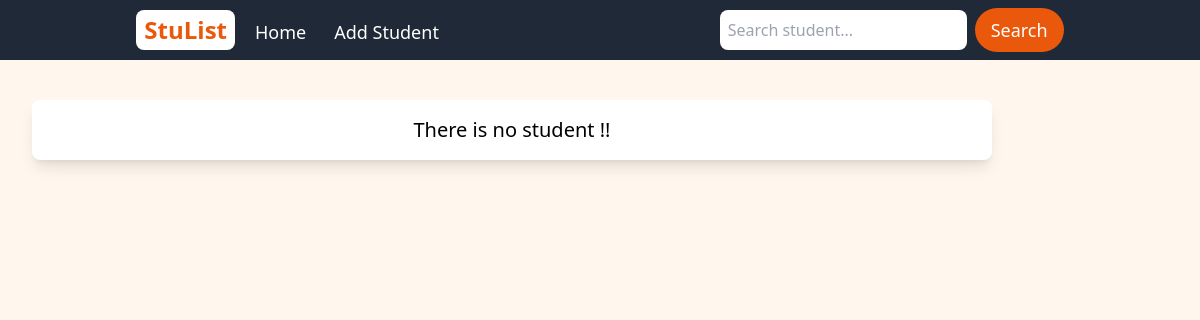
/, run on an earlier commit of the app's database.
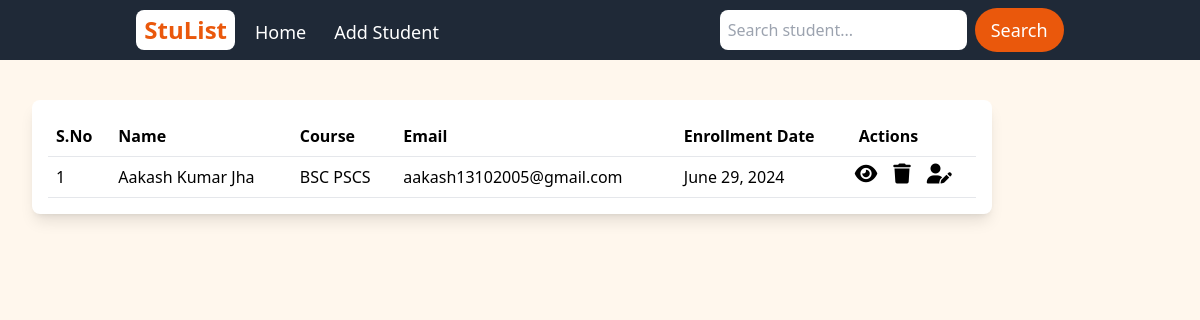
And on a later commit of the database.
### studentApp/models.py (models this page shows, shortened)
class Student(models.Model):
    first_name = models.CharField(max_length=50)
    last_name = models.CharField(max_length=50)
    date_of_birth = models.DateField()
    email = models.EmailField(unique=True)
    enrollment_date = models.DateField(auto_now_add=True)
    phone_number = models.CharField(validators=[validate_phone_number], max_length=10, blank=True, null=True,default='')
    address = models.TextField(blank=True, null=True)
    course = models.CharField(max_length=100)

### studentApp/views.py (the view)
# urls.py: path('',views.StudentList.as_view(),name='student-list'),
class StudentList(ListView):
    model=Student
    queryset=Student.objects.all()
    template_name='studentApp/index.html'
    context_object_name='students'
    def get_queryset(self):
        queryset= super().get_queryset()  # init queryset
        query=self.request.GET.get('q')
        if query:
            queryset = queryset.filter(Q(first_name__icontains=query) | Q(last_name__icontains=query) | Q(email__icontains=query) )
        return queryset

### templates/studentApp/index.html (shortened to what this page needs)
{% extends "studentApp/base.html" %}
{% block content%}
<div class="container mt-10 w-full ">
    <div class="w-[95vw] lg:w-[80vw]    shadow-lg  mx-auto rounded-lg lg:rouded-xl bg-white p-3 lg:p-4 overflow-y-scroll">
        {% if students %}
        <table class="w-full">
            <tr class="border-b pb-4">
                <th class="text-left p-2" >S.No</th>
                <th class="text-left p-2" >Name</th>
                <th class="text-left p-2" >Course</th>
                <th class="text-left p-2" >Email</th>
                <th class="text-left p-2" >Enrollment Date</th>
                <th class="text-left p-2" >Actions</th>
            </tr>
            {% for st in students %}
            <tr class="border-b">
                <td class="text-left p-2" >{{forloop.counter}}</td>
                <td class="text-left p-2" >{{st.first_name}} {{st.last_name}}</td>
                <td class="text-left p-2" >  {{st.course}}</td>
                <td class="text-left p-2" >{{st.email}}</td>
                <td class="text-left p-2" >{{st.enrollment_date}}</td>
                <td class="flex items-baseline space-x-2">
                    <a href="{% url 'StuApp:Student-Detail' st.id %}" class="view-btn p-1 hover:shadow-xl active:text-gray-800 "><i class="fa-solid fa-eye fa-lg"></i></a>
                    <form action="{% url 'StuApp:Student-Delete' st.id  %}" method="post">
                        <button type="submit" class="delete-btn p-1 hover:shadow-xl active:text-gray-800 "><i class="fa-solid fa-trash fa-lg"></i></button>
                    </form>
                    <a href="#" class="edit-btn p-1 hover:shadow-xl active:text-gray-800 "><i class="fa-solid fa-user-pen fa-lg"></i></a>
                </td>
            </tr>
            {% endfor %}
        </table>
        {% else %}
        <div class="w-fit mx-auto ">
            <p class="text-center lg:text-xl text-lg  font-medium ">There is no student !! </p>
        </div>
        {% endif %}
    </div>
</div>
{% endblock content%}

What changed in the data, as far as the page shows it:
added Student: first_name "Aakash", last_name "Kumar Jha", course "BSC PSCS", email "aakash13102005@gmail.com", enrollment_date "June 29, 2024"
Also different on the page:
text no longer shown: "There is no student !!"
text now shown: "S.No Name Course Email Enrollment Date Actions"
